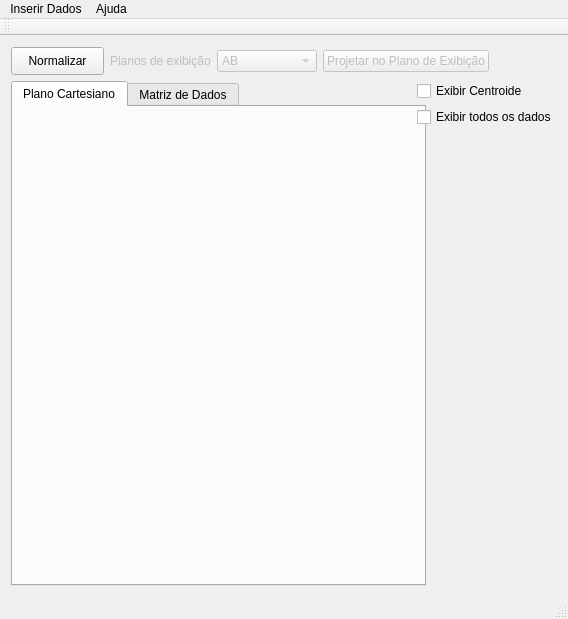
<?xml version="1.0" encoding="UTF-8"?>
<ui version="4.0">
 <class>MainWindow</class>
 <widget class="QMainWindow" name="MainWindow">
  <property name="geometry">
   <rect>
    <x>0</x>
    <y>0</y>
    <width>568</width>
    <height>619</height>
   </rect>
  </property>
  <property name="minimumSize">
   <size>
    <width>568</width>
    <height>619</height>
   </size>
  </property>
  <property name="windowTitle">
   <string>MainWindow</string>
  </property>
  <widget class="QWidget" name="centralWidget">
   <layout class="QVBoxLayout" name="verticalLayout">
    <item>
     <layout class="QHBoxLayout" name="LayoutSuperior">
      <item>
       <widget class="QPushButton" name="botaoNormalizar">
        <property name="minimumSize">
         <size>
          <width>93</width>
          <height>28</height>
         </size>
        </property>
        <property name="maximumSize">
         <size>
          <width>93</width>
          <height>28</height>
         </size>
        </property>
        <property name="text">
         <string>Normalizar</string>
        </property>
       </widget>
      </item>
      <item>
       <widget class="QLabel" name="labelPlanodeExibicao">
        <property name="enabled">
         <bool>false</bool>
        </property>
        <property name="text">
         <string>Planos de exibição</string>
        </property>
       </widget>
      </item>
      <item>
       <widget class="QComboBox" name="boxExibicao">
        <property name="enabled">
         <bool>false</bool>
        </property>
        <property name="minimumSize">
         <size>
          <width>100</width>
          <height>0</height>
         </size>
        </property>
        <property name="maximumSize">
         <size>
          <width>100</width>
          <height>16777215</height>
         </size>
        </property>
        <item>
         <property name="text">
          <string>AB</string>
         </property>
        </item>
        <item>
         <property name="text">
          <string>BC</string>
         </property>
        </item>
        <item>
         <property name="text">
          <string>AC</string>
         </property>
        </item>
       </widget>
      </item>
      <item>
       <widget class="QPushButton" name="botaoProjetar">
        <property name="enabled">
         <bool>false</bool>
        </property>
        <property name="text">
         <string>Projetar no Plano de Exibição</string>
        </property>
       </widget>
      </item>
      <item>
       <spacer name="horizontalSpacer">
        <property name="orientation">
         <enum>Qt::Horizontal</enum>
        </property>
        <property name="sizeHint" stdset="0">
         <size>
          <width>40</width>
          <height>20</height>
         </size>
        </property>
       </spacer>
      </item>
     </layout>
    </item>
    <item>
     <layout class="QGridLayout" name="LayouMeio">
      <item row="0" column="0">
       <widget class="QTabWidget" name="tabelaDeVisualizacao">
        <property name="minimumSize">
         <size>
          <width>415</width>
          <height>401</height>
         </size>
        </property>
        <property name="maximumSize">
         <size>
          <width>16777215</width>
          <height>16777215</height>
         </size>
        </property>
        <property name="inputMethodHints">
         <set>Qt::ImhNone</set>
        </property>
        <property name="currentIndex">
         <number>0</number>
        </property>
        <widget class="QWidget" name="planoCartesiano">
         <attribute name="title">
          <string>Plano Cartesiano</string>
         </attribute>
         <layout class="QHBoxLayout" name="horizontalLayout_2">
          <item>
           <widget class="PlanoCartesiano" name="widgetPlanCartesiano" native="true">
            <property name="sizePolicy">
             <sizepolicy hsizetype="Expanding" vsizetype="Expanding">
              <horstretch>0</horstretch>
              <verstretch>0</verstretch>
             </sizepolicy>
            </property>
            <property name="minimumSize">
             <size>
              <width>391</width>
              <height>356</height>
             </size>
            </property>
            <property name="focusPolicy">
             <enum>Qt::WheelFocus</enum>
            </property>
            <property name="contextMenuPolicy">
             <enum>Qt::NoContextMenu</enum>
            </property>
           </widget>
          </item>
         </layout>
        </widget>
        <widget class="QWidget" name="matrizDados">
         <attribute name="title">
          <string>Matriz de Dados</string>
         </attribute>
         <layout class="QHBoxLayout" name="horizontalLayout">
          <item>
           <widget class="QPlainTextEdit" name="displayMatrizes">
            <property name="plainText">
             <string/>
            </property>
           </widget>
          </item>
         </layout>
        </widget>
       </widget>
      </item>
      <item row="0" column="1">
       <layout class="QVBoxLayout" name="LayoutCheckBox">
        <item>
         <widget class="QCheckBox" name="exibirCentroide">
          <property name="maximumSize">
           <size>
            <width>200</width>
            <height>16777215</height>
           </size>
          </property>
          <property name="text">
           <string>Exibir Centroide</string>
          </property>
         </widget>
        </item>
        <item>
         <widget class="QCheckBox" name="exibirTodosDados">
          <property name="maximumSize">
           <size>
            <width>200</width>
            <height>16777215</height>
           </size>
          </property>
          <property name="text">
           <string>Exibir todos os dados</string>
          </property>
         </widget>
        </item>
        <item>
         <spacer name="verticalSpacer">
          <property name="orientation">
           <enum>Qt::Vertical</enum>
          </property>
          <property name="sizeHint" stdset="0">
           <size>
            <width>20</width>
            <height>40</height>
           </size>
          </property>
         </spacer>
        </item>
       </layout>
      </item>
     </layout>
    </item>
   </layout>
  </widget>
  <widget class="QMenuBar" name="menuBar">
   <property name="geometry">
    <rect>
     <x>0</x>
     <y>0</y>
     <width>568</width>
     <height>21</height>
    </rect>
   </property>
   <widget class="QMenu" name="menuInserir_Dados">
    <property name="title">
     <string>Inserir Dados</string>
    </property>
    <addaction name="actionDo_Arquivo"/>
    <addaction name="actionAleatoriamente"/>
   </widget>
   <widget class="QMenu" name="menuSobre">
    <property name="title">
     <string>Ajuda</string>
    </property>
    <addaction name="actionSobre"/>
   </widget>
   <addaction name="menuInserir_Dados"/>
   <addaction name="menuSobre"/>
  </widget>
  <widget class="QToolBar" name="mainToolBar">
   <attribute name="toolBarArea">
    <enum>TopToolBarArea</enum>
   </attribute>
   <attribute name="toolBarBreak">
    <bool>false</bool>
   </attribute>
  </widget>
  <widget class="QStatusBar" name="statusBar"/>
  <action name="actionDo_Arquivo">
   <property name="text">
    <string>Do Arquivo</string>
   </property>
  </action>
  <action name="actionAleatoriamente">
   <property name="text">
    <string>Aleatoriamente</string>
   </property>
  </action>
  <action name="actionSobre">
   <property name="text">
    <string>Sobre</string>
   </property>
  </action>
 </widget>
 <layoutdefault spacing="6" margin="11"/>
 <customwidgets>
  <customwidget>
   <class>PlanoCartesiano</class>
   <extends>QWidget</extends>
   <header>planocartesiano.h</header>
   <container>1</container>
   <slots>
    <slot>setRotacaoX(int)</slot>
    <slot>setRotacaoY(int)</slot>
    <slot>setRotacaoZ(int)</slot>
   </slots>
  </customwidget>
 </customwidgets>
 <resources/>
 <connections/>
</ui>
